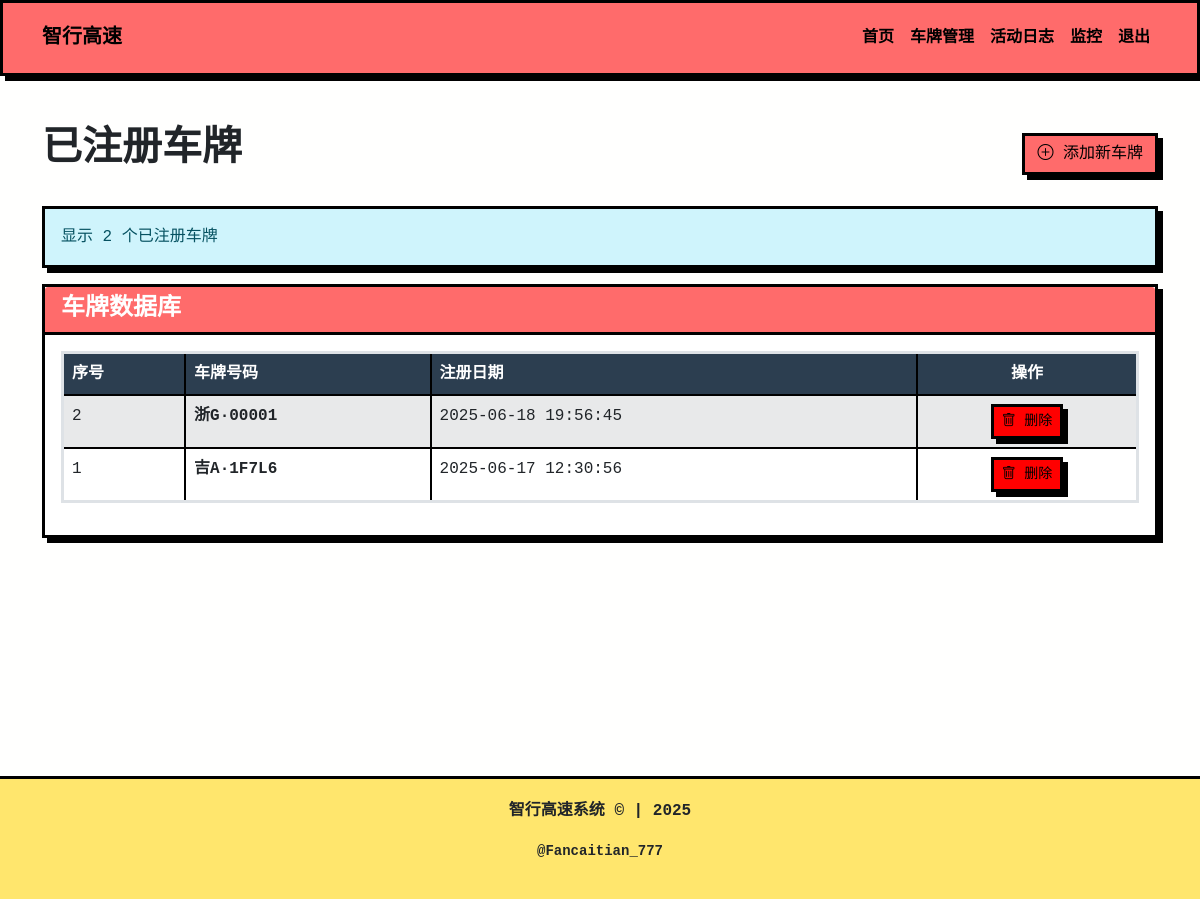
Page /plates (signed in) on the committed database.
### tables this page shows
CREATE TABLE plates (id INTEGER PRIMARY KEY, plate_number TEXT, added_date TIMESTAMP DEFAULT CURRENT_TIMESTAMP);

### plate_manager_wui.py (the view)
@app.route("/plates")
@login_required
def list_plates():
    try:
        plates = execute_db_query(
            "SELECT id, plate_number, added_date FROM plates ORDER BY added_date DESC",
            fetch=True
        ) or []  # 确保总是返回列表
        for plate in plates:
            plate['added_date'] = utc_to_local(datetime.strptime(plate['added_date'], '%Y-%m-%d %H:%M:%S')).strftime('%Y-%m-%d %H:%M:%S')
        logging.info(f"Found {len(plates)} plates in database")
        return render_template("plates.html", plates=plates)
    except Exception as e:
        logging.error(f"Error listing plates: {str(e)}", exc_info=True)
        flash("获取车牌数据失败", "danger")
        return render_template("plates.html", plates=[])

### plate_manager_wui.py (called while the page is built)
def execute_db_query(query, params=(), fetch=False):
    with db_lock:
        try:
            conn = sqlite3.connect(db_path)
            conn.row_factory = sqlite3.Row  # 设置行工厂为Row
            cursor = conn.cursor()
            cursor.execute(query, params)
            if fetch:
                result = cursor.fetchall()
                return [dict(row) for row in result]
            else:
                conn.commit()
                return None
        except Exception as e:
            logging.error(f"Database error: {str(e)}")
            return None
        finally:
            conn.close()

def utc_to_local(utc_dt):
    if utc_dt is None:
        return None
    try:
        if utc_dt.tzinfo is not None:
            return utc_dt.astimezone(LOCAL_TIMEZONE)
        return pytz.utc.localize(utc_dt).astimezone(LOCAL_TIMEZONE)
    except Exception as e:
        logging.error(f"Time conversion error: {str(e)}")
        return utc_dt

@app.context_processor
def inject_now():
    return {'now': datetime.now().astimezone(LOCAL_TIMEZONE)}

def login_required(func):
    @functools.wraps(func)
    def secure_function(*args, **kwargs):
        if "logged_in" not in session:
            flash("请登录以访问页面", "danger")
            return redirect(url_for("login"))
        return func(*args, **kwargs)
    return secure_function

### templates/plates.html (shortened to what this page needs)
{% extends "base.html" %}
{% block content %}
<div class="d-flex justify-content-between align-items-center mb-4">
    <h1>已注册车牌</h1>
    <a href="{{ url_for('add_plate') }}" class="btn btn-primary">
        <i class="bi bi-plus-circle"></i> 添加新车牌
    </a>
</div>
{% if plates %}
<div class="alert alert-info">
    显示 {{ plates|length }} 个已注册车牌
</div>
{% endif %}
<div class="card">
    <div class="card-header bg-primary text-white">
        <h4 class="mb-0">车牌数据库</h4>
    </div>
    <div class="card-body">
        <div class="table-responsive">
            <table class="table table-striped table-hover">
                <thead class="table-dark">
                    <tr>
                        <th>序号</th>
                        <th>车牌号码</th>
                        <th>注册日期</th>
                        <th class="text-center">操作</th>
                    </tr>
                </thead>
                <tbody>
                    {% if plates %}
                        {% for plate in plates %}
                        <tr>
                            <td>{{ plate['id'] }}</td>
                            <td class="fw-bold">{{ plate['plate_number'] }}</td>
                            <td>{{ plate['added_date'] }}</td>
                            <td class="text-center">
                                <form action="{{ url_for('remove_plate', plate_id=plate['id']) }}" method="POST" class="d-inline">
                                    <button type="submit" class="btn btn-sm btn-danger"
                                        onclick="return confirm('确定要删除车牌 {{ plate['plate_number'] }} 吗？')">
                                        <i class="bi bi-trash"></i> 删除
                                    </button>
                                </form>
                            </td>
                        </tr>
                        {% endfor %}
                    {% endif %}
                </tbody>
            </table>
        </div>
    </div>
</div>
{% endblock %}
{% block extra_css %}
<link rel="stylesheet" href="https://cdn.jsdelivr.net/npm/bootstrap-icons@1.8.1/font/bootstrap-icons.css">
{% endblock %}

### templates/base.html (style rules this page uses)
:root { --primary-color: #ff6b6b; --secondary-color: #4ecdc4; --dark-color: #292f36; --light-color: #f7fff7; --accent-color: #ffe66d; }
body { background-color: #fffffe; font-family: 'Courier New', monospace; }
.card, .btn, .alert, .navbar, input, select, textarea { border: 3px solid #000; border-radius: 0; box-shadow: 5px 5px 0px #000; transition: transform 0.2s, box-shadow 0.2s; }
.btn-primary { background-color: var(--primary-color); color: #000; border-color: #000; }
.btn-danger { background-color: #ff0000; color: #000; border-color: #000; }
.card-header { background-color: var(--accent-color); color: #000; border-bottom: 3px solid #000; font-weight: bold; }
.card-header.bg-primary { background-color: var(--primary-color) !important; }
table { border: 3px solid #000; }
th, td { border: 2px solid #000 !important; }
h1, h2, h3, h4, h5 { font-weight: 900; text-transform: uppercase; }

### templates/plates.html (style rules this page uses)
.table th { background-color: #2c3e50; color: white; }
.table-striped tbody tr:nth-of-type(odd) { background-color: rgba(44, 62, 80, 0.05); }
.btn-sm { padding: 0.25rem 0.5rem; font-size: 0.875rem; }

### rows in the picture
plates: id "2", plate_number "浙G·00001", added_date "2025-06-18 19:56:45"
plates: id "1", plate_number "吉A·1F7L6", added_date "2025-06-17 12:30:56"

### other values in the picture
{{ plates|length }} "2"
{{ now.year }} "2025"
